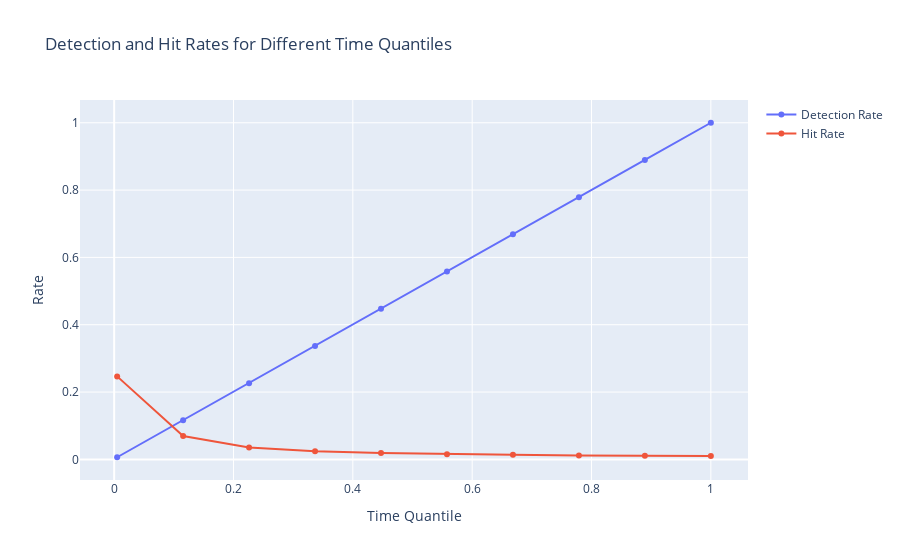

This figure's notebook cell:
### Code cell
a,b,c=simple_main(simple_model)

### Figure 1 — Plotly figure (JSON) as saved in the notebook; plotly's stock layout.template omitted (floating-point values rounded to 4 significant figures)
{"data": [{"name": "Detection Rate", "type": "scatter", "x": [0.005, 0.1156, 0.2261, 0.3367, 0.4472, 0.5578, 0.6683, 0.7789, 0.8894, 1], "y": [0.006331, 0.1165, 0.2262, 0.3369, 0.4475, 0.558, 0.6689, 0.779, 0.8896, 1]}, {"name": "Hit Rate", "type": "scatter", "x": [0.005, 0.1156, 0.2261, 0.3367, 0.4472, 0.5578, 0.6683, 0.7789, 0.8894, 1], "y": [0.2466, 0.06925, 0.03566, 0.0242, 0.0186, 0.01508, 0.01349, 0.0118, 0.01111, 0.009974]}], "layout": {"title": {"text": "Detection and Hit Rates for Different Time Quantiles"}, "xaxis": {"title": {"text": "Time Quantile"}}, "yaxis": {"title": {"text": "Rate"}}}}
